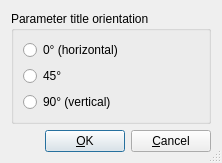
<?xml version="1.0" encoding="UTF-8"?>
<ui version="4.0">
 <class>SetParameterOrientationDialog</class>
 <widget class="QDialog" name="SetParameterOrientationDialog">
  <property name="geometry">
   <rect>
    <x>0</x>
    <y>0</y>
    <width>222</width>
    <height>145</height>
   </rect>
  </property>
  <property name="windowTitle">
   <string>Parameter title orientation</string>
  </property>
  <property name="sizeGripEnabled">
   <bool>true</bool>
  </property>
  <layout class="QGridLayout" name="gridLayout">
   <item row="0" column="0">
    <widget class="QGroupBox" name="groupBox_16">
     <property name="title">
      <string>Parameter title orientation</string>
     </property>
     <layout class="QGridLayout" name="gridLayout_2">
      <item row="0" column="0">
       <widget class="QRadioButton" name="ParameterOrientation0RadioButton">
        <property name="text">
         <string>0° (horizontal)</string>
        </property>
       </widget>
      </item>
      <item row="1" column="0">
       <widget class="QRadioButton" name="ParameterOrientation45RadioButton">
        <property name="text">
         <string>45°</string>
        </property>
       </widget>
      </item>
      <item row="2" column="0">
       <widget class="QRadioButton" name="ParameterOrientation90RadioButton">
        <property name="text">
         <string>90° (vertical)</string>
        </property>
       </widget>
      </item>
     </layout>
    </widget>
   </item>
   <item row="1" column="0">
    <layout class="QHBoxLayout">
     <item>
      <spacer>
       <property name="orientation">
        <enum>Qt::Horizontal</enum>
       </property>
       <property name="sizeHint" stdset="0">
        <size>
         <width>40</width>
         <height>20</height>
        </size>
       </property>
      </spacer>
     </item>
     <item>
      <widget class="QPushButton" name="OKPushButton">
       <property name="text">
        <string>&amp;OK</string>
       </property>
       <property name="default">
        <bool>true</bool>
       </property>
      </widget>
     </item>
     <item>
      <widget class="QPushButton" name="CancelPushButton">
       <property name="text">
        <string>&amp;Cancel</string>
       </property>
      </widget>
     </item>
    </layout>
   </item>
  </layout>
 </widget>
 <tabstops>
  <tabstop>ParameterOrientation0RadioButton</tabstop>
  <tabstop>OKPushButton</tabstop>
  <tabstop>CancelPushButton</tabstop>
 </tabstops>
 <resources/>
 <connections/>
</ui>
